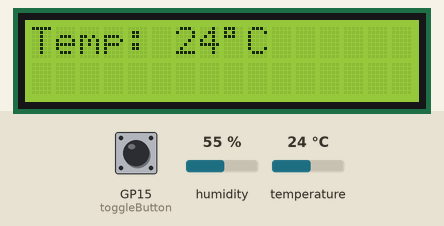
Bench run of a program on a simulated Raspberry Pi Pico running MicroPython. Shown: 16×2 character LCD. The inputs (shaded band) are chosen by the test bench; at power-on: GP15 (toggleButton) HIGH, humidity 55 %, temperature 24 °C. What the program prints to the serial console is not drawn.

Above: at 1.2 s.
1.3 s: GP15 (toggleButton) pulled LOW for 0.35 s
At 2.2 s:
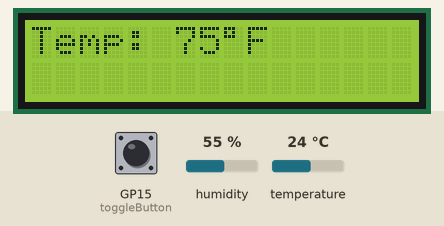
3.2 s: GP15 (toggleButton) pulled LOW for 1 s
At 5.4 s:
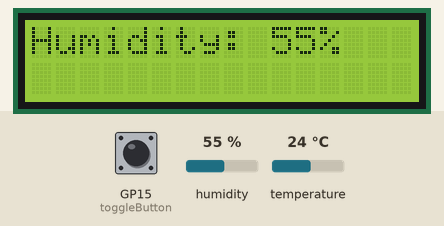
5.7 s: humidity set to 22 %
At 6.6 s:
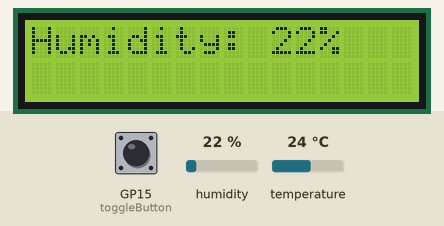
7.4 s: humidity set to 40 %
At 8.8 s:
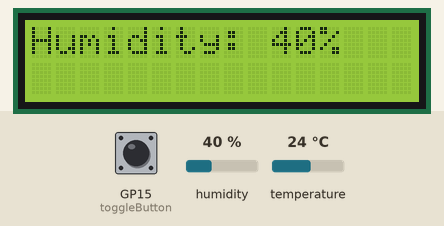
9.1 s: humidity set to 68 %
At 9.9 s:
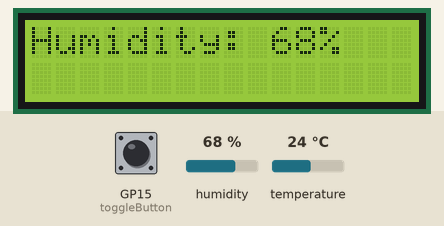
Timing chart, 0 to 11.8 s (numbered marks = the images above; inputs shaded):
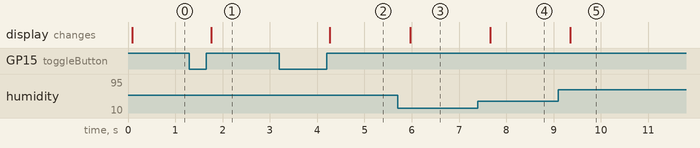

Measured:
- after the input at 1.3 s, the display: changes after 0.46 s (image 1)
- after the input at 3.2 s, the display: changes after 1.1 s (image 2)
- after the input at 5.7 s, the display: changes after 0.26 s (image 3)
- after the input at 7.4 s, the display: changes after 0.26 s (image 4)
- after the input at 9.1 s, the display: changes after 0.25 s (image 5)

The program:

TempandHumidityLCDwithToggle.py
```python
from machine import Pin
import time #microtime
from dht import DHT11
from lcd1602 import LCD

lcd=LCD()#No need to specify pins because the library already hard codes certain pins for LCD display

buttonPin=15
toggleButton=Pin(buttonPin,Pin.IN,Pin.PULL_UP)

dataPin=16
myPin=Pin(dataPin,Pin.IN,Pin.PULL_DOWN)
sensor=DHT11(myPin)
print('Sensor data:')

buttonValOld=1
toggle=0

while True:
    buttonValNew=toggleButton.value()

    if (buttonValOld==0 and buttonValNew==1):
        toggle=toggle+1
        if (toggle==3):
            toggle=0

    sensor.measure()
    tempC=sensor.temperature()
    tempF=tempC*(9/5)+32
    humidity=sensor.humidity()

    tempCDisplay='Temp: '+str(tempC)+'\xDF'+'C    '
    tempFDisplay='Temp: '+str(int(tempF))+'\xDF'+'F'
    humidDisplay='Humidity: '+str(humidity)+'%     '

    if toggle==0:
        lcd.write(0,0,tempCDisplay)
        print('\r','Temperature:',float(tempC),chr(176)+'C',end='')

    if toggle==1:
        lcd.write(0,0,tempFDisplay)
        print('\r','Temperature:',tempF,chr(176)+'F',end='     ')

    if toggle==2:
        lcd.write(0,0,humidDisplay)
        print('\r','Humidity:',humidity,'%', end='         ')

    time.sleep(.25)
    buttonValOld=buttonValNew
```
